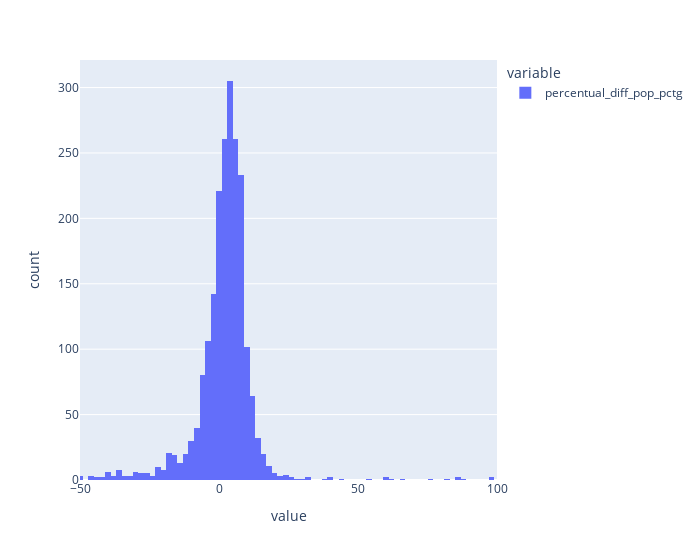

Source (notebook cell):
### Code cell
fig = px.histogram(df_merged["percentual_diff_pop_pctg"] ,width=700,range_x=[-50, 100],nbins=400)
fig.show()

### Figure 1 — Plotly figure (JSON) as saved in the notebook; plotly's stock layout.template omitted (floating-point values rounded to 4 significant figures; data arrays with more than 128 entries replaced by an {"elided": "..."} marker saying what was removed)
{"data": [{"alignmentgroup": "True", "bingroup": "x", "hovertemplate": "variable=percentual_diff_pop_pctg<br>value=%{x}<br>count=%{y}<extra></extra>", "legendgroup": "percentual_diff_pop_pctg", "marker": {"color": "#636efa", "pattern": {"shape": ""}}, "name": "percentual_diff_pop_pctg", "nbinsx": 400, "offsetgroup": "percentual_diff_pop_pctg", "orientation": "v", "showlegend": true, "type": "histogram", "x": {"elided": "2154 float values"}, "xaxis": "x", "yaxis": "y"}], "layout": {"barmode": "relative", "legend": {"title": {"text": "variable"}, "tracegroupgap": 0}, "margin": {"t": 60}, "width": 700, "xaxis": {"anchor": "y", "domain": [0, 1], "range": [-50, 100], "title": {"text": "value"}}, "yaxis": {"anchor": "x", "domain": [0, 1], "title": {"text": "count"}}}}
